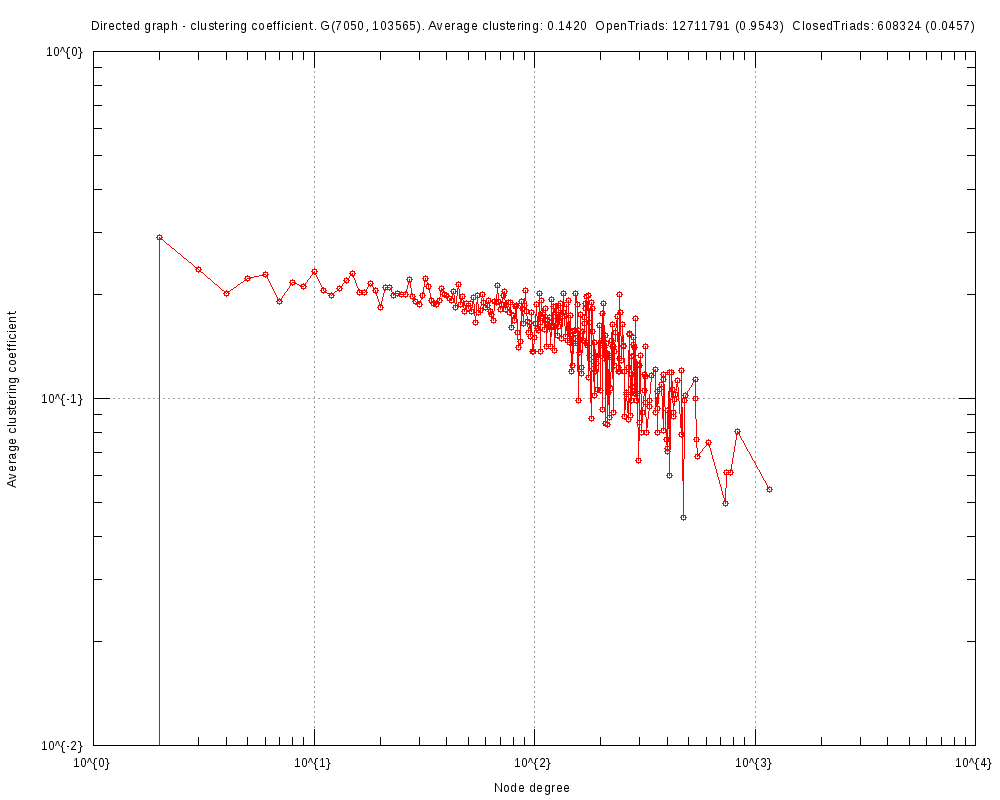

The script that saved this image:
#
# Directed graph - clustering coefficient. G(7050, 103565). Average clustering: 0.1420  OpenTriads: 12711791 (0.9543)  ClosedTriads: 608324 (0.0457) (Thu Oct 26 17:50:36 2017)
#

set title "Directed graph - clustering coefficient. G(7050, 103565). Average clustering: 0.1420  OpenTriads: 12711791 (0.9543)  ClosedTriads: 608324 (0.0457)"
set key bottom right
set logscale xy 10
set format x "10^{%L}"
set mxtics 10
set format y "10^{%L}"
set mytics 10
set grid
set xlabel "Node degree"
set ylabel "Average clustering coefficient"
set tics scale 2
set terminal png font arial 10 size 1000,800
set output 'ccf.GRQ.png'
plot 	"ccf.GRQ.tab" using 1:2 title "" with linespoints pt 6
